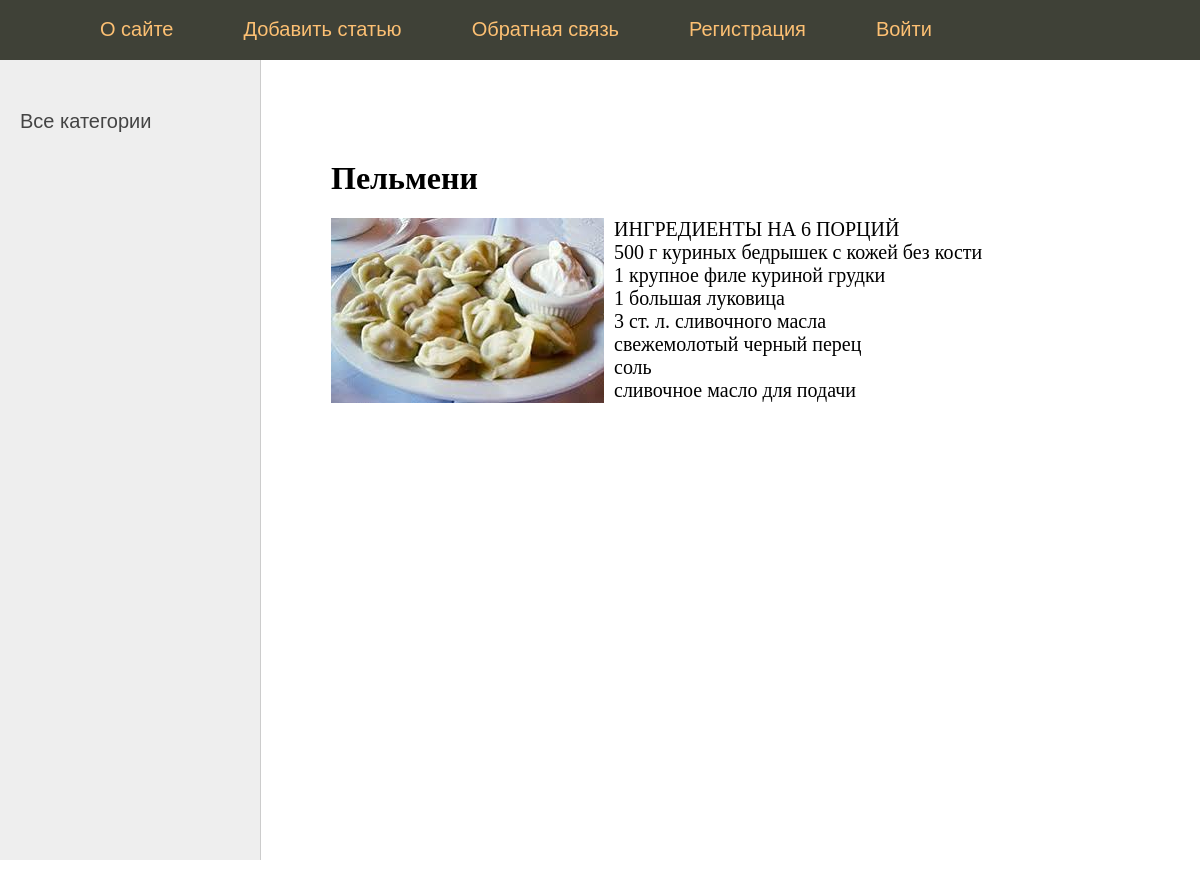
The app's page /post/2/ with its own data.
### app/models.py (models this page shows, shortened)
class Bake(models.Model):
    title = models.CharField(max_length=255)
    content = models.TextField(blank=True)
    photo = models.ImageField(upload_to="photos/%Y/%m/%d/")
    time_create = models.DateTimeField(auto_now=True)
    time_update = models.DateTimeField(auto_now=True)
    is_published = models.BooleanField(default=True)
    cat = models.ForeignKey('Category', on_delete=models.PROTECT, null=True)

### app/views.py (the view)
# urls.py: path('post/<int:post_id>/', show_post, name='post'),
def show_post(request, post_id):
    post = get_object_or_404(Bake, pk=post_id)
    data = {
        'post': post,
        'menu': menu,
        'title': post.title,
        'cat_selected': post.cat_id
    }
    return render(request, 'post.html', context=data)

### templates/post.html
{% extends 'base.html' %}
{% block content %}
<h1>{{post.title}}</h1>
{% if post.photo %}
<p> <img class="img-article-left" src="{{post.photo.url}}" </p>
{% endif %}
{{post.content|linebreaks}}
{% endblock %}

### static/css/styles.css (style rules this page uses)
html, body { font-family: 'Arial'; margin: 0; padding: 0; height: 100%; width: 100%; color: #444; }
img { max-width: 600px; height: auto; }
img.img-article-left { max-width: 300px; height: auto; float: left; padding: 0 10px 10px 0; }
.content-text h1 { font-size: 32px; }

### records on screen
Bake: title "Пельмени", photo (picture), content "ИНГРЕДИЕНТЫ НА 6 ПОРЦИЙ 500 г куриных бедрышек с кожей без кости 1 крупное филе куриной грудки 1 большая луковица 3 ст. л. сливочного масла свежемолотый черный перец соль сливочное масло для подачи"

### other values on screen
{{ m.title }} "О сайте" "Добавить статью" "Обратная связь" "Регистрация" "Войти"
